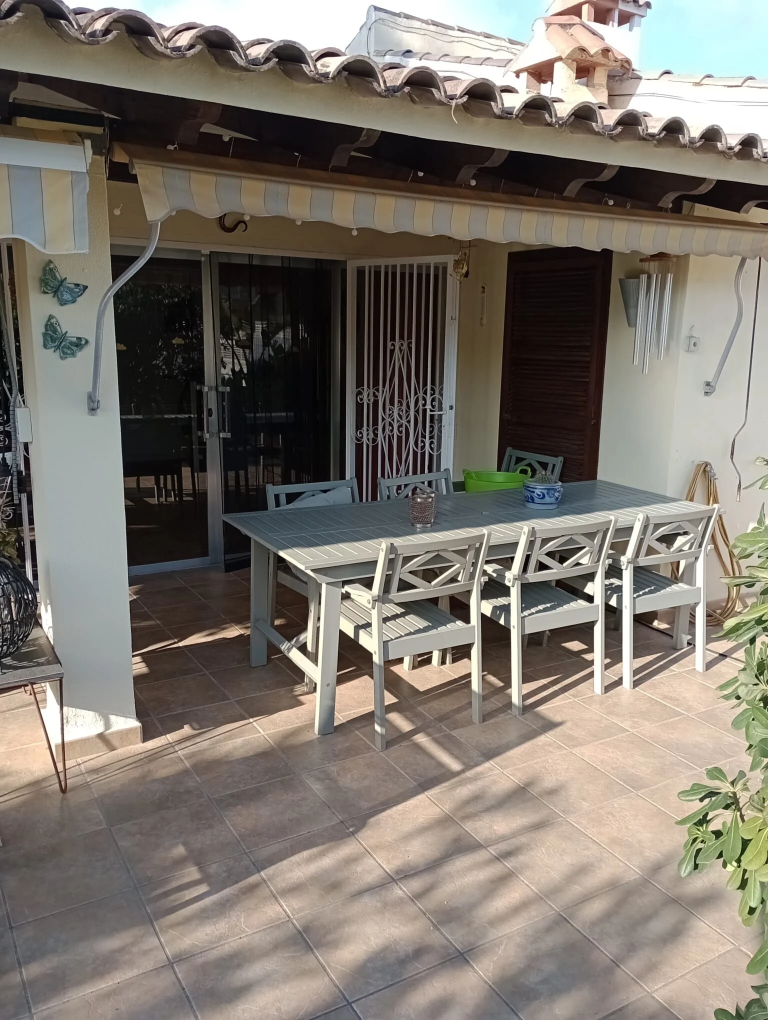
#> input picture images/04991fc2-87bf-4f6f-86e8-c66b60cf1771-high.webp, 1536 x 2040 px (shown at 1/2 size); its folder holds 4 pictures in this run
$ python optimize_images.py
#> lines starting #> are read from the running program, lines starting #| are printed output that depends on the picture
from PIL import Image
import os
from pathlib import Path
import shutil

def optimize_image(input_path, output_path, max_size=(1920, 1080), quality=85):
    """Optimize an image by resizing and compressing it."""
#> called with max_size = (1920, 1080), quality = 85
    try:
        with Image.open(input_path) as img:
            # Convert to RGB if necessary
#> img is the input picture: PIL image 1536x2040 RGB; mean R, G, B 125.5, 118.8, 110
            if img.mode in ('RGBA', 'P'):
                img = img.convert('RGB')

            # Calculate new dimensions while maintaining aspect ratio
            ratio = min(max_size[0] / img.width, max_size[1] / img.height)
#> ratio = 0.529
            new_size = (int(img.width * ratio), int(img.height * ratio))
#> new_size = (813, 1080)

            # Resize image
            img = img.resize(new_size, Image.Resampling.LANCZOS)
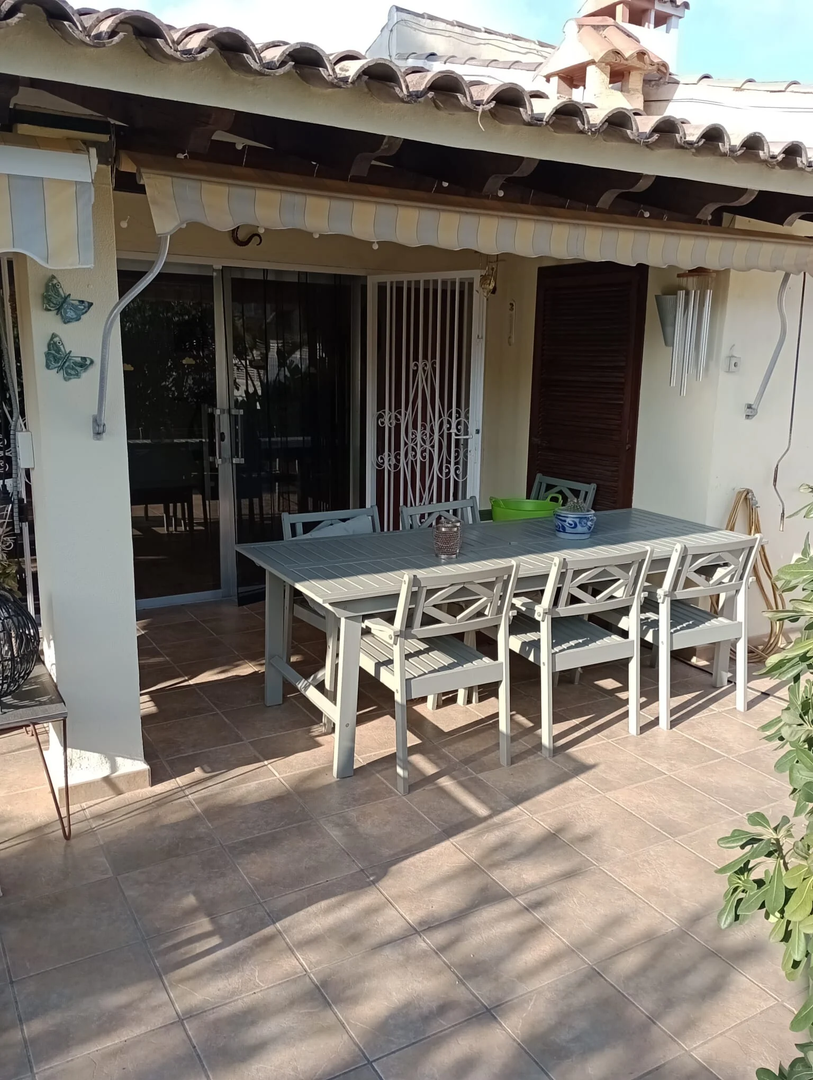
#> img: PIL image 813x1080 RGB; mean R, G, B 125.5, 118.8, 110

            # Create output directory if it doesn't exist
            os.makedirs(os.path.dirname(output_path), exist_ok=True)

            # Save optimized image
            img.save(output_path, 'JPEG', quality=quality, optimize=True)

            # Print optimization results
            original_size = os.path.getsize(input_path) / (1024 * 1024)  # MB
            new_size = os.path.getsize(output_path) / (1024 * 1024)  # MB
            print(f"Optimized {input_path}: {original_size:.1f}MB -> {new_size:.1f}MB")

    except Exception as e:
        print(f"Error processing {input_path}: {str(e)}")

def process_directory(input_dir, output_dir, max_size=(1920, 1080), quality=85):
    """Process all images in a directory and its subdirectories."""
    input_path_obj = Path(input_dir).resolve() # Use absolute paths
    output_path_obj = Path(output_dir).resolve() # Use absolute paths

    # Clean up any existing optimized directory
    if output_path_obj.exists():
        shutil.rmtree(output_path_obj)

    # Create fresh output directory
    output_path_obj.mkdir(parents=True, exist_ok=True)

    # Process all image files
    for file_path in input_path_obj.rglob('*'):
        # Resolve to absolute path to prevent issues with relative paths
        resolved_file_path = file_path.resolve()

        # Skip if the file is already in the output directory or a subdirectory of it
        if output_path_obj in resolved_file_path.parents:
            print(f"Skipping {resolved_file_path} as it is in the output directory.")
            continue

        if file_path.is_file() and file_path.suffix.lower() in ('.jpg', '.jpeg', '.png', '.webp'):
            # Create corresponding output path
            rel_path = file_path.relative_to(input_path_obj)
            out_file = output_path_obj / rel_path.with_suffix('.jpg')

            # Process the image
            optimize_image(str(file_path), str(out_file), max_size, quality)
#> pass 2 of the loop in process_directory, `for file_path in input_path_obj.rglob('*'):`:
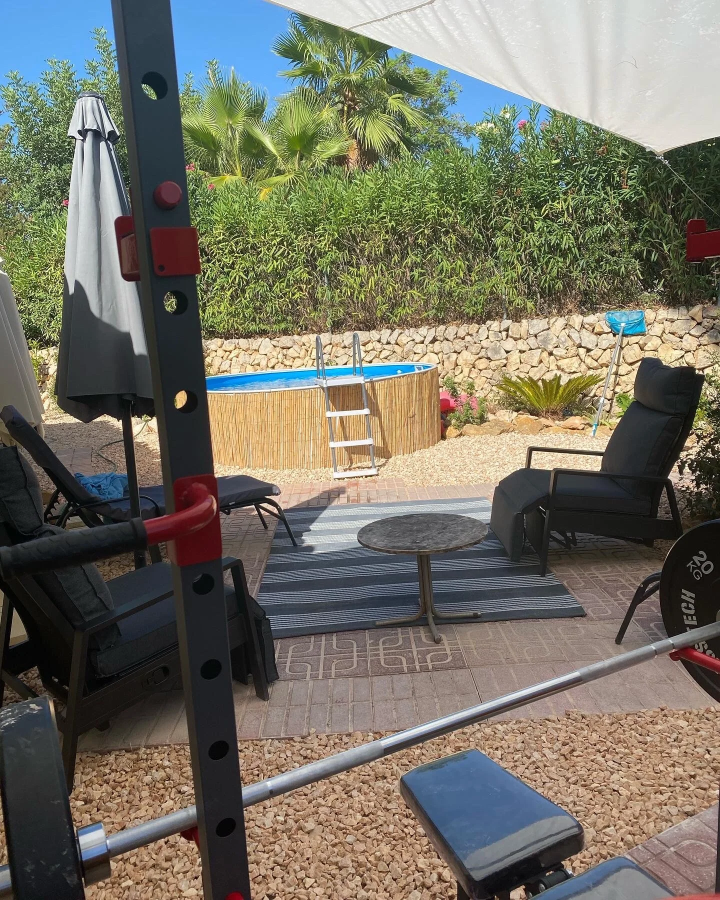
#> input picture images/08c5d37a-884e-4d0f-bd54-e8c70a702d96-high.webp, 1440 x 1800 px (shown at 1/2 size)
#> in optimize_image, img is the input picture: PIL image 1440x1800 RGB; mean R, G, B 116.4, 114, 100.9
#> in optimize_image (call 2), `img = img.resize(new_size, Image.Resampling.LANCZOS)`:
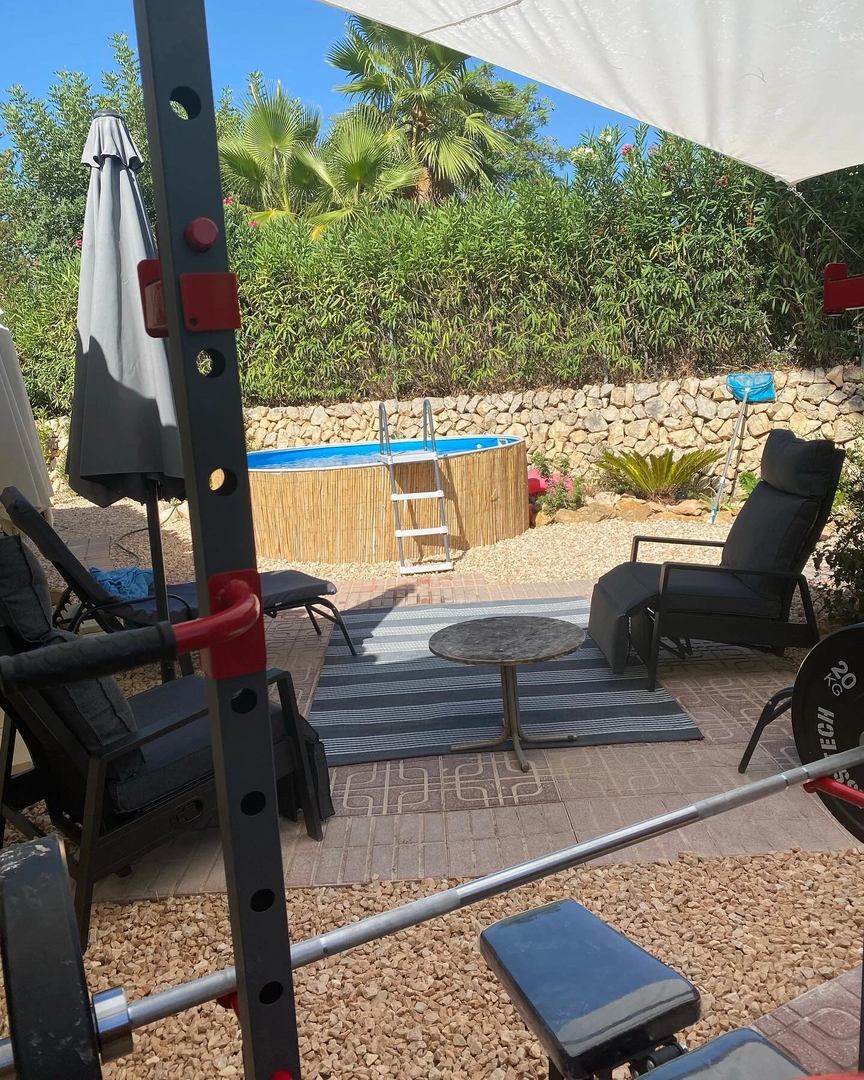
#> img: PIL image 864x1080 RGB; mean R, G, B 116.4, 114, 100.9
#> pass 3 of the loop in process_directory, `for file_path in input_path_obj.rglob('*'):`:
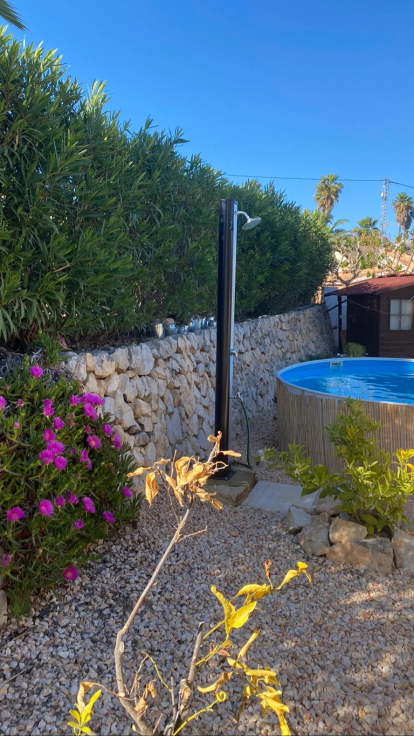
#> input picture images/49102653-1757-4124-961a-238bd42fcbd3-high.webp, 828 x 1472 px (shown at 1/2 size)
#> in optimize_image, img is the input picture: PIL image 828x1472 RGB; mean R, G, B 84.4, 103, 114.6
#> in optimize_image (call 3), `img = img.resize(new_size, Image.Resampling.LANCZOS)`:
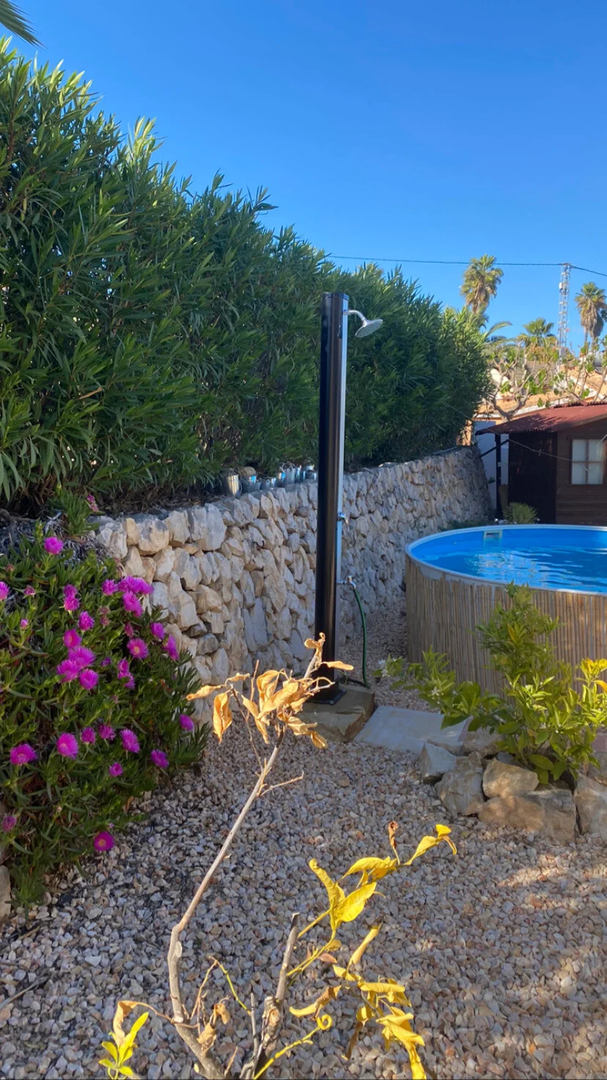
#> img: PIL image 607x1080 RGB; mean R, G, B 84.4, 103, 114.6
#> the loop made 5 passes; the first 3 are shown

if __name__ == '__main__':
    # Define input and output directories
    input_dir = 'images'
    output_dir = 'images/optimized'

    # Process images
    print("Starting image optimization...")
    process_directory(input_dir, output_dir)
    print("Image optimization complete!")
